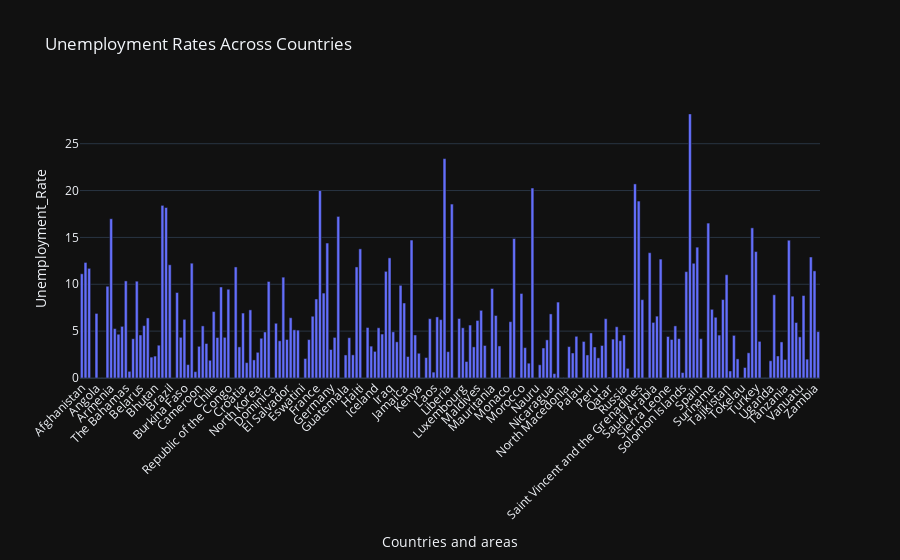

The notebook cell saved with this chart:
### Code cell
fig = px.bar(df, x='Countries and areas', y='Unemployment_Rate',
             title='Unemployment Rates Across Countries')
fig.update_layout(xaxis_tickangle=-45)
fig.show()

### Figure 1 — Plotly figure (JSON) as saved in the notebook; plotly's stock layout.template omitted (floating-point values rounded to 4 significant figures; data arrays with more than 128 entries replaced by an {"elided": "..."} marker saying what was removed)
{"data": [{"alignmentgroup": "True", "hovertemplate": "Countries and areas=%{x}<br>Unemployment_Rate=%{y}<extra></extra>", "legendgroup": "", "marker": {"color": "#636efa", "pattern": {"shape": ""}}, "name": "", "offsetgroup": "", "orientation": "v", "showlegend": false, "textposition": "auto", "x": {"elided": "202 str values"}, "xaxis": "x", "y": {"elided": "202 float values"}, "yaxis": "y", "type": "bar"}], "layout": {"xaxis": {"anchor": "y", "domain": [0.0, 1.0], "title": {"text": "Countries and areas"}, "tickangle": -45}, "yaxis": {"anchor": "x", "domain": [0.0, 1.0], "title": {"text": "Unemployment_Rate"}}, "legend": {"tracegroupgap": 0}, "title": {"text": "Unemployment Rates Across Countries"}, "barmode": "relative"}}
